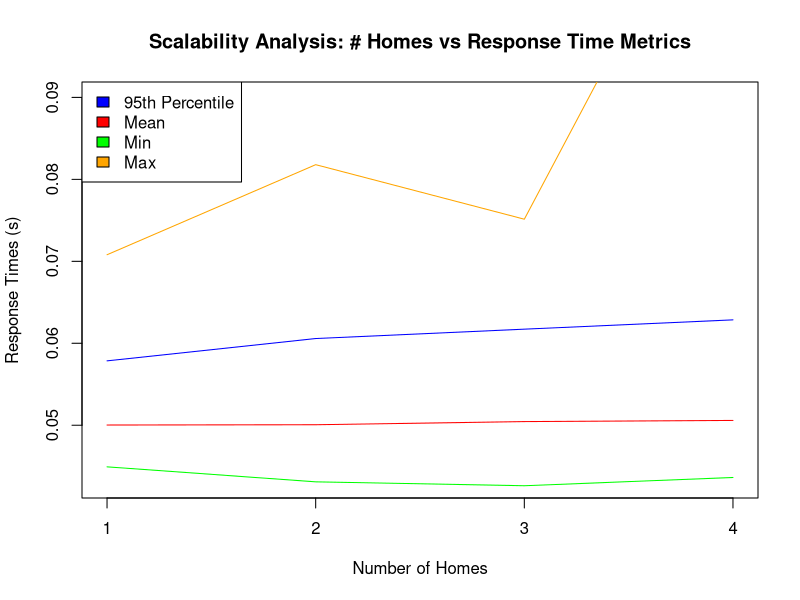

R code for this plot:
# library(ggplot2)

# Read data
oneServer <- read.csv(file="scalability_test.csv",sep=",",head=TRUE)
twoServer <- read.csv('scalability_test_2.csv', sep = ",",head=TRUE)
threeServer <- read.csv('scalability_test_3.csv', sep = ",",head=TRUE)
fourServer <- read.csv('scalability_test_4.csv', sep = ",",head=TRUE)

# Calculate quantiles and averages
one95 <- quantile(oneServer$resp_time, .95)
two95 <- quantile(twoServer$resp_time, .95)
three95 <- quantile(threeServer$resp_time, .95)
four95 <- quantile(fourServer$resp_time, .95)
Percentiles_95th <- c(one95, two95, three95, four95)

oneMean <- oneServer$resp_time[oneServer$point=="mean"]
twoMean <- twoServer$resp_time[twoServer$point=="mean"]
threeMean <- threeServer$resp_time[threeServer$point=="mean"]
fourMean <- fourServer$resp_time[fourServer$point=="mean"]
Mean_times <- c(oneMean, twoMean, threeMean, fourMean)

oneMin <- min(oneServer$resp_time)
twoMin <- min(twoServer$resp_time)
threeMin <- min(threeServer$resp_time)
fourMin <- min(fourServer$resp_time)
minTimes <- c(oneMin, twoMin, threeMin, fourMin)

oneMax <- max(oneServer$resp_time)
twoMax <- max(twoServer$resp_time)
threeMax <- max(threeServer$resp_time)
fourMax <- max(fourServer$resp_time)
maxTimes <- c(oneMax, twoMax, threeMax, fourMax)

Number_homes <- c(1,2,3,4)

png(file="scalability.png")

plot(Number_homes, Percentiles_95th,
main="Scalability Analysis: # Homes vs Response Time Metrics",
ylab="Response Times (s)",
xlab="Number of Homes",
xlim=c(1,4),
ylim=c(0.043,0.09),
# ylim=c(0.058,0.065),
xaxt = "n",
type="l",
col="blue")
axis(1, at = 1:4)
lines(Number_homes, Mean_times, col="red")
lines(Number_homes, minTimes, col="green")
lines(Number_homes, maxTimes, col="orange")
legend("topleft",
c("95th Percentile", "Mean", "Min", "Max"),
fill=c("blue","red", "green", "orange"))


